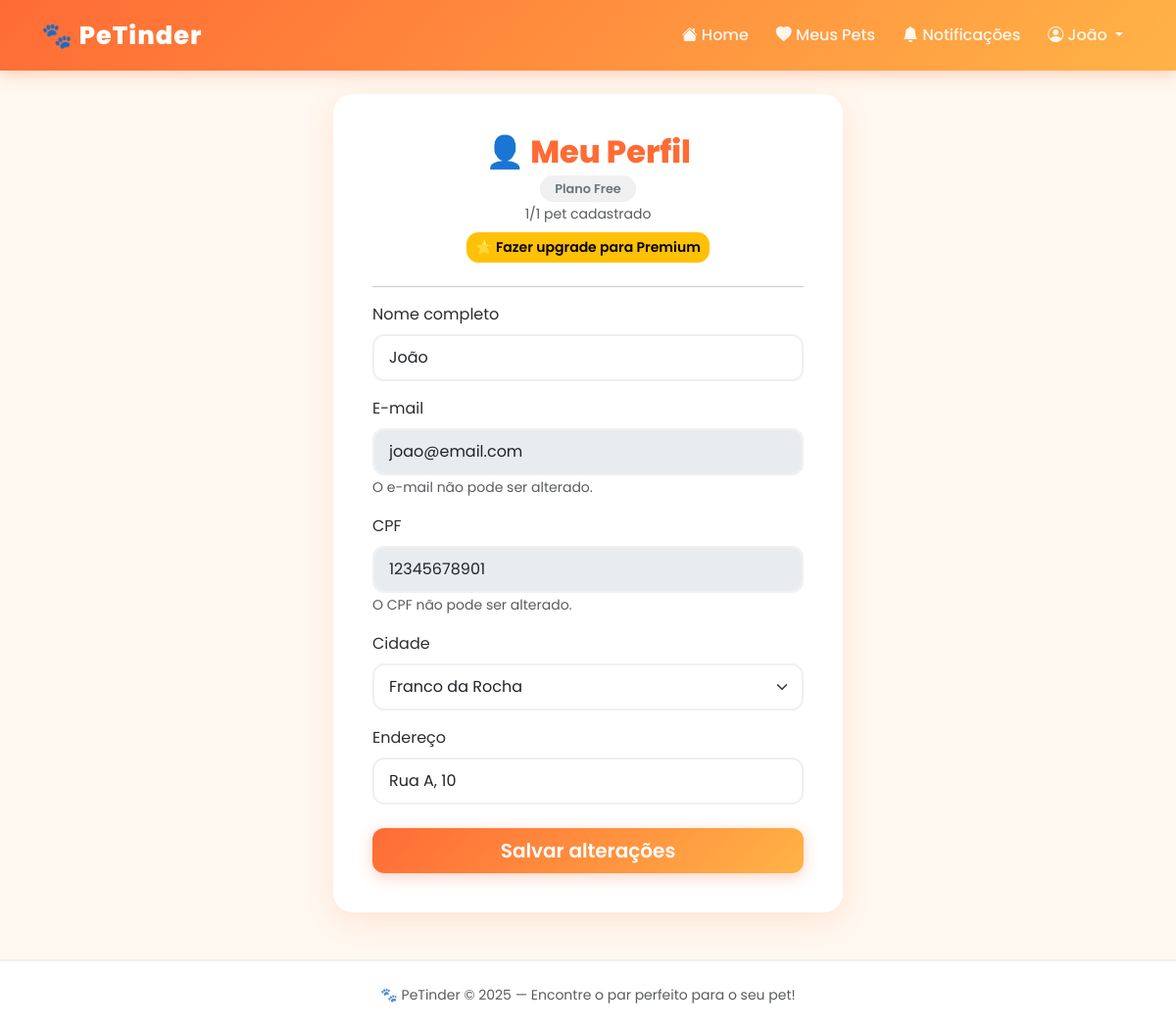
The page /perfil (signed in) on the database its author committed.
### app/models/usuario.py (models this page shows, shortened)
class Usuario(UserMixin, db.Model):
    __tablename__ = 'usuario' # Diz ao SQL qual a tabela do banco esse modelo representa
    id = db.Column(db.Integer, primary_key=True)
    nome = db.Column(db.String(40), nullable=False)
    email = db.Column(db.String(30), unique=True, nullable=False)
    cpf = db.Column(db.String(11), nullable=False)
    endereco = db.Column(db.String(100))
    id_cidade = db.Column(db.Integer, db.ForeignKey('cidade.id'), nullable=False) # Chave estrangeira
    senha = db.Column(db.String(255), nullable=False)
    plano = db.Column(db.String(10), default='free')
    animais = db.relationship('Animal', backref='dono', lazy=True)
    notificacoes = db.relationship('Notificacao', backref='usuario', lazy=True)
    @login_manager.user_loader # Avisa o FlaskLogin que essa a função abaixo é responsável por carregar usuários (decorador)
    def load_user(user_id): # Recebe o user_id salvo no cookie do navegador
        return Usuario.query.get(int(user_id)) # Verifica o usuário no banco pelo ID e devolve ele

### app/models/cidade.py (models this page shows, shortened)
class Cidade(db.Model):
    __tablename__ = 'cidade'
    id = db.Column(db.Integer, primary_key=True)
    nome = db.Column(db.String(60), nullable=False)
    id_estado = db.Column(db.Integer, db.ForeignKey('estado.id'), nullable=False)
    estado = db.relationship('Estado', backref='cidades', lazy=True)

### app/routes/main.py (the view, shortened to what this page needs)
@main.route('/perfil', methods=['GET', 'POST']) # GET: vizualizar, POST: salvar alterações
@login_required
def perfil():
    from app.models.cidade import Cidade
    cidades = Cidade.query.all() # Busca todas as cidades pro select do formulário de edição do perfil
    return render_template('perfil.html', cidades=cidades) # Se for só GET, só renderiza o perfil.html

### app/templates/perfil.html (shortened to what this page needs)
{% extends 'base.html' %}
{% block content %}
<div class="row justify-content-center">
    <div class="col-lg-8">
        <div class="form-container">
            <h2 class="text-center">👤 Meu Perfil</h2>
            <div class="text-center mb-4">
                {% if current_user.plano == 'free' %}
                    <span class="badge-plano-free">Plano Free</span>
                    <br>
                    <small class="text-muted mt-1 d-block">
                        {{ current_user.animais|length }}/1 pet cadastrado
                    </small>
                    <a href="{{ url_for('main.premium') }}" class="btn btn-warning btn-sm mt-2">
                        ⭐ Fazer upgrade para Premium
                    </a>
                {% else %}
                    <span class="badge-plano-premium">⭐ Premium</span>
                    <br>
                    <small class="text-muted mt-1 d-block">
                        {{ current_user.animais|length }}/10 pets cadastrados
                    </small>
                {% endif %}
            </div>
            <hr>
            <form method="POST" action="{{ url_for('main.perfil') }}">
                <div class="mb-3">
                    <label class="form-label">Nome completo</label>
                    <input type="text"
                           name="nome"
                           class="form-control"
                           value="{{ current_user.nome }}"
                           required>
                </div>
                <div class="mb-3">
                    <label class="form-label">E-mail</label>
                    <input type="email"
                           class="form-control"
                           value="{{ current_user.email }}"
                           disabled>
                    <small class="text-muted">O e-mail não pode ser alterado.</small>
                </div>
                <div class="mb-3">
                    <label class="form-label">CPF</label>
                    <input type="text"
                           class="form-control"
                           value="{{ current_user.cpf }}"
                           disabled>
                    <small class="text-muted">O CPF não pode ser alterado.</small>
                </div>
                <div class="mb-3">
                    <label class="form-label">Cidade</label>
                    <select name="id_cidade" class="form-select" required>
                        {% for cidade in cidades %}
                            <option value="{{ cidade.id }}"
                                {% if cidade.id == current_user.id_cidade %}
                                    selected
                                {% endif %}>
                                {{ cidade.nome }}
                            </option>
                        {% endfor %}
                    </select>
                </div>
                <div class="mb-3">
                    <label class="form-label">Endereço</label>
                    <input type="text"
                           name="endereco"
                           class="form-control"
                           value="{{ current_user.endereco or '' }}">
                </div>
                <div class="d-grid mt-4">
                    <button type="submit" class="btn btn-danger btn-lg">
                        Salvar alterações
                    </button>
                </div>
            </form>
        </div>
    </div>
</div>
{% endblock %}

### app/templates/base.html (shortened to what this page needs)
<!DOCTYPE html>
<html lang="pt-br">
<head>
    <link href="https://cdn.jsdelivr.net/npm/bootstrap@5.3.0/dist/css/bootstrap.min.css" rel="stylesheet">
    <link href="https://cdn.jsdelivr.net/npm/bootstrap-icons@1.10.0/font/bootstrap-icons.css" rel="stylesheet">
    <link rel="stylesheet" href="{{ url_for('static', filename='css/style.css') }}">
</head>
<body>
    <nav class="navbar navbar-expand-lg navbar-dark">
        <div class="container">
            <a class="navbar-brand" href="{{ url_for('main.home') }}">
                🐾 PeTinder
            </a>
            <div class="collapse navbar-collapse" id="navbarNav">
                <ul class="navbar-nav ms-auto align-items-center gap-1">
                    {% if current_user.is_authenticated %}
                        <li class="nav-item">
                            <a class="nav-link" href="{{ url_for('main.home') }}">
                                <i class="bi bi-house-fill"></i> Home
                            </a>
                        </li>
                        <li class="nav-item">
                            <a class="nav-link" href="{{ url_for('pets.meus_pets') }}">
                                <i class="bi bi-heart-fill"></i> Meus Pets
                            </a>
                        </li>
                        <li class="nav-item">
                            <a class="nav-link position-relative" href="{{ url_for('main.notificacoes') }}">
                                <i class="bi bi-bell-fill"></i> Notificações
                                {% set nao_lidas = current_user.notificacoes|selectattr('lida', 'equalto', 0)|list|length %}
                            </a>
                        </li>
                        <li class="nav-item dropdown">
                            <a class="nav-link dropdown-toggle" href="#" data-bs-toggle="dropdown">
                                <i class="bi bi-person-circle"></i> {{ current_user.nome.split()[0] }}
                            </a>
                        </li>
                    {% endif %}
                </ul>
            </div>
        </div>
    </nav>
    <main class="container my-4">
        {% block content %}
        {% endblock %}
    </main>
    <footer class="text-center py-4 mt-5">
        <p class="mb-0 text-muted small">
            🐾 PeTinder &copy; 2025 — Encontre o par perfeito para o seu pet!
        </p>
    </footer>
</body>
</html>

### app/static/css/style.css (style rules this page uses)
:root { --cor-primaria: #FF6B35; --cor-secundaria: #FFB347; --cor-escura: #2D2D2D; --cor-clara: #FFF8F0; --cor-cinza: #6c757d; --sombra: 0 8px 30px rgba(255, 107, 53, 0.15); --sombra-hover: 0 15px 40px rgba(255, 107, 53, 0.3); --borda-radius: 20px; }
body { background-color: var(--cor-clara); font-family: 'Segoe UI', sans-serif; color: var(--cor-escura); }
a { text-decoration: none; }
.navbar { background: linear-gradient(135deg, var(--cor-primaria), var(--cor-secundaria)) !important; box-shadow: 0 4px 15px rgba(255, 107, 53, 0.3); padding: 12px 0; }
.navbar-brand { font-size: 1.6rem; font-weight: 800; letter-spacing: 1px; color: white !important; }
.navbar .nav-link { color: rgba(255,255,255,0.9) !important; font-weight: 500; transition: all 0.2s; border-radius: 10px; padding: 6px 12px !important; }
.form-container { max-width: 520px; margin: 0 auto; background: white; padding: 2.5rem; border-radius: var(--borda-radius); box-shadow: var(--sombra); animation: fadeInUp 0.4s ease; }
.form-container h2 { color: var(--cor-primaria); font-weight: 800; margin-bottom: 0.3rem; }
.form-control, .form-select { border-radius: 12px; border: 2px solid #f0f0f0; padding: 10px 15px; transition: all 0.2s; }
.btn-danger { background: linear-gradient(135deg, var(--cor-primaria), var(--cor-secundaria)); border: none; border-radius: 12px; font-weight: 600; transition: all 0.2s ease; box-shadow: 0 4px 15px rgba(255, 107, 53, 0.3); }
.btn-warning { border-radius: 12px; font-weight: 600; transition: all 0.2s ease; }
.badge-plano-free { background: #f0f0f0; color: var(--cor-cinza); padding: 5px 15px; border-radius: 20px; font-size: 0.8rem; font-weight: 600; }
footer { background: white !important; border-top: 2px solid #f0f0f0 !important; color: var(--cor-cinza); }

### app/templates/base.html (style rules this page uses)
body { font-family: 'Poppins', sans-serif; }

### rows shown on the page
Usuario: nome "João", email "joao@email.com", cpf "12345678901", id_cidade "Franco da Rocha", endereco "Rua A, 10"

### other values the page prints
{{ current_user.animais|length }} "1"
